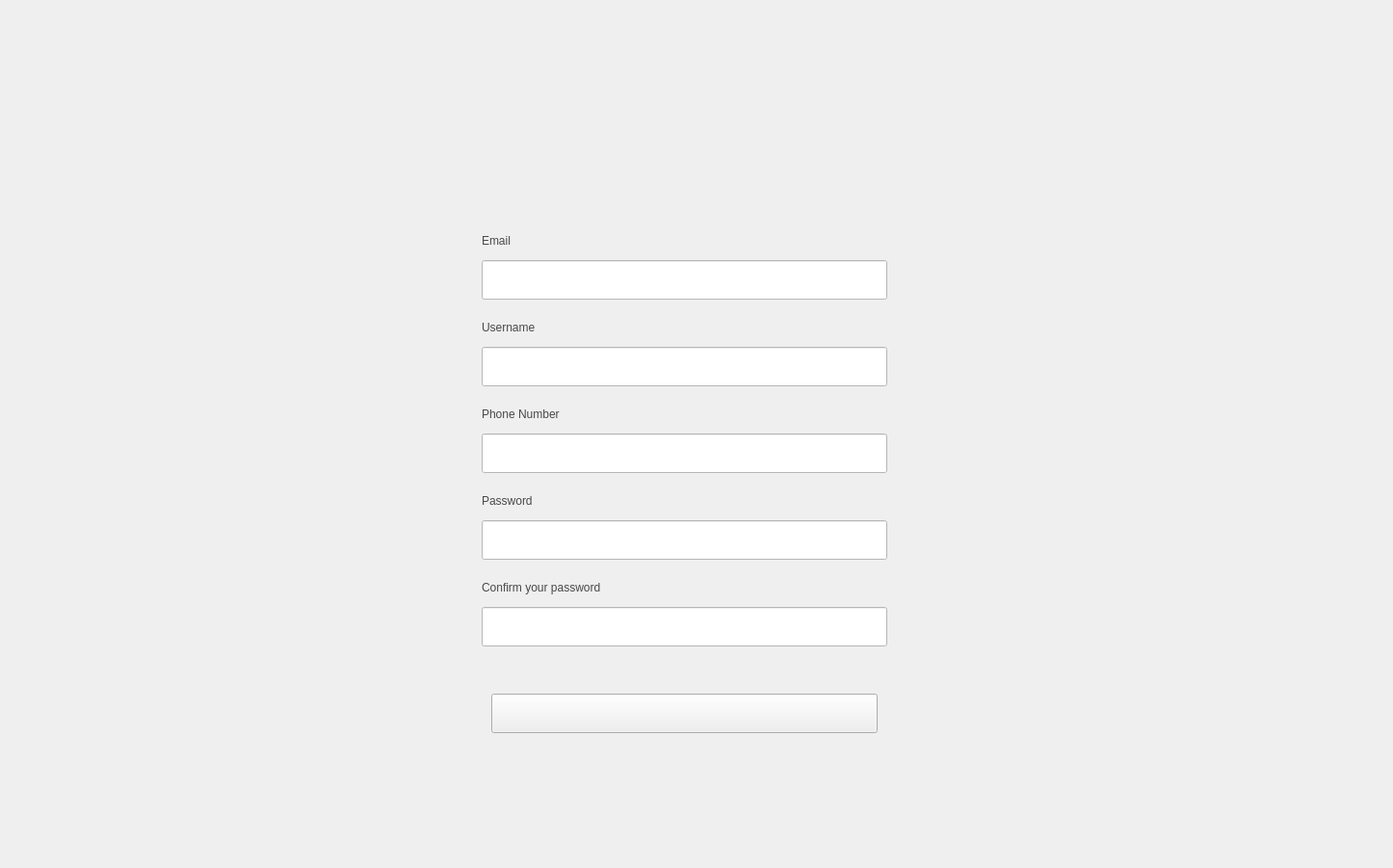
<?xml version="1.0" encoding="UTF-8"?>
<ui version="4.0">
 <class>Form</class>
 <widget class="QWidget" name="Form">
  <property name="geometry">
   <rect>
    <x>0</x>
    <y>0</y>
    <width>1446</width>
    <height>901</height>
   </rect>
  </property>
  <property name="windowTitle">
   <string>Form</string>
  </property>
  <widget class="QLabel" name="label_7">
   <property name="geometry">
    <rect>
     <x>540</x>
     <y>20</y>
     <width>381</width>
     <height>121</height>
    </rect>
   </property>
   <property name="text">
    <string/>
   </property>
   <property name="pixmap">
    <pixmap>../../../Downloads/Tv_tally_mtarfeskhirhh.png</pixmap>
   </property>
  </widget>
  <widget class="QLabel" name="label">
   <property name="geometry">
    <rect>
     <x>460</x>
     <y>10</y>
     <width>791</width>
     <height>871</height>
    </rect>
   </property>
   <property name="text">
    <string/>
   </property>
   <property name="pixmap">
    <pixmap>../../../Downloads/Cards.png</pixmap>
   </property>
  </widget>
  <widget class="QLabel" name="label_2">
   <property name="geometry">
    <rect>
     <x>660</x>
     <y>140</y>
     <width>101</width>
     <height>31</height>
    </rect>
   </property>
   <property name="text">
    <string/>
   </property>
   <property name="pixmap">
    <pixmap>../../../Downloads/Sign In.png</pixmap>
   </property>
  </widget>
  <widget class="QLabel" name="label_3">
   <property name="geometry">
    <rect>
     <x>560</x>
     <y>180</y>
     <width>311</width>
     <height>21</height>
    </rect>
   </property>
   <property name="text">
    <string/>
   </property>
   <property name="pixmap">
    <pixmap>../../../Downloads/Enter your credentials to create an account.png</pixmap>
   </property>
  </widget>
  <widget class="QLabel" name="label_9">
   <property name="geometry">
    <rect>
     <x>500</x>
     <y>240</y>
     <width>63</width>
     <height>20</height>
    </rect>
   </property>
   <property name="styleSheet">
    <string notr="true">color: rgb(72, 72, 72);</string>
   </property>
   <property name="text">
    <string>Email</string>
   </property>
  </widget>
  <widget class="QLineEdit" name="lineEdit">
   <property name="geometry">
    <rect>
     <x>500</x>
     <y>270</y>
     <width>421</width>
     <height>41</height>
    </rect>
   </property>
   <property name="styleSheet">
    <string notr="true">background-color: rgb(255, 255, 255);
</string>
   </property>
  </widget>
  <widget class="QLabel" name="label_10">
   <property name="geometry">
    <rect>
     <x>500</x>
     <y>330</y>
     <width>81</width>
     <height>20</height>
    </rect>
   </property>
   <property name="styleSheet">
    <string notr="true">color: rgb(72, 72, 72);</string>
   </property>
   <property name="text">
    <string>Username</string>
   </property>
  </widget>
  <widget class="QLabel" name="label_11">
   <property name="geometry">
    <rect>
     <x>500</x>
     <y>510</y>
     <width>63</width>
     <height>20</height>
    </rect>
   </property>
   <property name="styleSheet">
    <string notr="true">color: rgb(72, 72, 72);</string>
   </property>
   <property name="text">
    <string>Password</string>
   </property>
  </widget>
  <widget class="QLabel" name="label_12">
   <property name="geometry">
    <rect>
     <x>500</x>
     <y>600</y>
     <width>161</width>
     <height>20</height>
    </rect>
   </property>
   <property name="styleSheet">
    <string notr="true">color: rgb(72, 72, 72);</string>
   </property>
   <property name="text">
    <string>Confirm your password</string>
   </property>
  </widget>
  <widget class="QLineEdit" name="lineEdit_2">
   <property name="geometry">
    <rect>
     <x>500</x>
     <y>360</y>
     <width>421</width>
     <height>41</height>
    </rect>
   </property>
   <property name="styleSheet">
    <string notr="true">background-color: rgb(255, 255, 255);
</string>
   </property>
  </widget>
  <widget class="QLineEdit" name="lineEdit_3">
   <property name="geometry">
    <rect>
     <x>500</x>
     <y>540</y>
     <width>421</width>
     <height>41</height>
    </rect>
   </property>
   <property name="styleSheet">
    <string notr="true">background-color: rgb(255, 255, 255);
</string>
   </property>
  </widget>
  <widget class="QLineEdit" name="lineEdit_4">
   <property name="geometry">
    <rect>
     <x>500</x>
     <y>630</y>
     <width>421</width>
     <height>41</height>
    </rect>
   </property>
   <property name="styleSheet">
    <string notr="true">background-color: rgb(255, 255, 255);
</string>
   </property>
  </widget>
  <widget class="QLineEdit" name="lineEdit_5">
   <property name="geometry">
    <rect>
     <x>500</x>
     <y>450</y>
     <width>421</width>
     <height>41</height>
    </rect>
   </property>
   <property name="styleSheet">
    <string notr="true">background-color: rgb(255, 255, 255);
</string>
   </property>
  </widget>
  <widget class="QLabel" name="label_14">
   <property name="geometry">
    <rect>
     <x>500</x>
     <y>420</y>
     <width>121</width>
     <height>20</height>
    </rect>
   </property>
   <property name="styleSheet">
    <string notr="true">color: rgb(72, 72, 72);</string>
   </property>
   <property name="text">
    <string>Phone Number</string>
   </property>
  </widget>
  <widget class="QPushButton" name="pushButton">
   <property name="geometry">
    <rect>
     <x>510</x>
     <y>720</y>
     <width>401</width>
     <height>41</height>
    </rect>
   </property>
   <property name="text">
    <string/>
   </property>
   <property name="icon">
    <iconset>
     <normaloff>../../../Downloads/Btns.png</normaloff>../../../Downloads/Btns.png</iconset>
   </property>
   <property name="iconSize">
    <size>
     <width>415</width>
     <height>44</height>
    </size>
   </property>
  </widget>
  <widget class="QLabel" name="label_4">
   <property name="geometry">
    <rect>
     <x>-20</x>
     <y>-60</y>
     <width>1581</width>
     <height>1021</height>
    </rect>
   </property>
   <property name="text">
    <string/>
   </property>
   <property name="pixmap">
    <pixmap>../../../Downloads/hh$.png</pixmap>
   </property>
  </widget>
  <zorder>label_4</zorder>
  <zorder>label</zorder>
  <zorder>label_7</zorder>
  <zorder>label_2</zorder>
  <zorder>label_3</zorder>
  <zorder>label_9</zorder>
  <zorder>lineEdit</zorder>
  <zorder>label_10</zorder>
  <zorder>label_11</zorder>
  <zorder>label_12</zorder>
  <zorder>lineEdit_2</zorder>
  <zorder>lineEdit_3</zorder>
  <zorder>lineEdit_4</zorder>
  <zorder>lineEdit_5</zorder>
  <zorder>label_14</zorder>
  <zorder>pushButton</zorder>
 </widget>
 <resources/>
 <connections/>
</ui>
